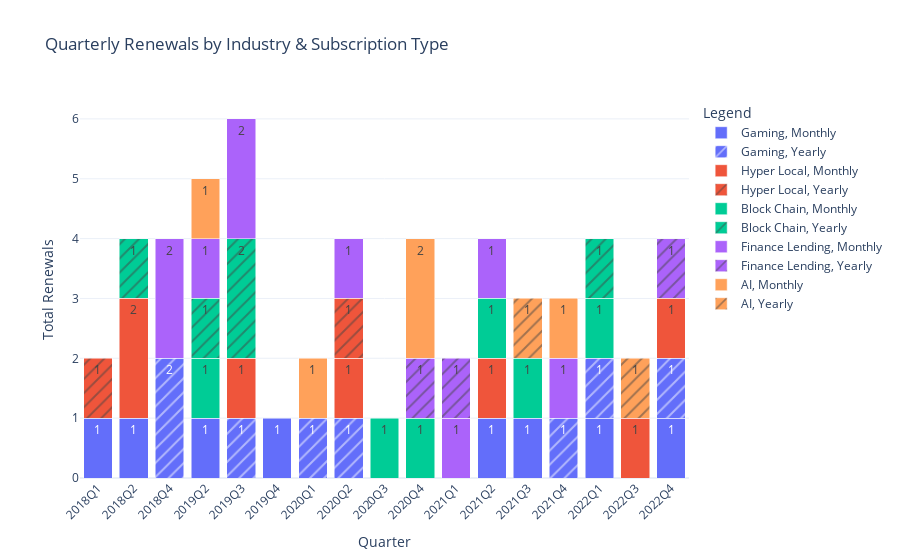

The notebook cell saved with this chart:
### Code cell
''' Again divided the years by 4 quarters associated industry, 
subscription type with the help of colors and shapes to show you a better understanding of which industry has which kinda subscriptions'''

# Convert start_date to datetime
subscription_data["start_date"] = pd.to_datetime(subscription_data["start_date"])

# Extract year and quarter, and convert to proper sorting format
subscription_data["quarter"] = subscription_data["start_date"].dt.to_period("Q")

# Merge subscription_data with industry_data
subscription_industry = subscription_data.merge(industry_data, on="client_id", how="left")

# Ensure 'renewed' is boolean
subscription_industry["renewed"] = subscription_industry["renewed"].astype(bool)

# Count renewals per quarter, industry, and subscription type
renewal_counts = subscription_industry[subscription_industry["renewed"]].groupby(
    ["quarter", "industry", "subscription_type"]
).size().reset_index(name="renewal_count")

# Sort by quarter (ensuring it's ordered chronologically)
renewal_counts = renewal_counts.sort_values(by="quarter")
renewal_counts["quarter"] = renewal_counts["quarter"].astype(str)  # Convert back for Plotly

# Stacked bar chart
fig = px.bar(
    renewal_counts,
    x="quarter",
    y="renewal_count",
    color="industry",
    barmode="stack",
    text_auto=True,
    pattern_shape="subscription_type",
    title="Quarterly Renewals by Industry & Subscription Type",
    labels={"renewal_count": "Number of Renewals", "quarter": "Quarter"},
)

# Improve layout
fig.update_layout(
    xaxis_tickangle=-45, 
    template="plotly_white",
    legend_title="Legend",
    yaxis=dict(title="Total Renewals"),
    xaxis=dict(categoryorder="array", categoryarray=sorted(renewal_counts["quarter"].unique()))
)

fig.show()
pio.write_html(fig, "Quarterly Renewals by Industry & Subscription Type.html")

### Figure 1 — Plotly figure (JSON) as saved in the notebook; plotly's stock layout.template omitted (floating-point values rounded to 4 significant figures)
{"data": [{"alignmentgroup": "True", "hovertemplate": "industry=Gaming<br>subscription_type=Monthly<br>Quarter=%{x}<br>Number of Renewals=%{y}<extra></extra>", "legendgroup": "Gaming, Monthly", "marker": {"color": "#636efa", "pattern": {"shape": ""}}, "name": "Gaming, Monthly", "offsetgroup": "Gaming, Monthly", "orientation": "v", "showlegend": true, "textposition": "auto", "texttemplate": "%{y}", "type": "bar", "x": ["2018Q1", "2018Q2", "2019Q2", "2019Q4", "2021Q2", "2021Q3", "2022Q1", "2022Q4"], "xaxis": "x", "y": [1, 1, 1, 1, 1, 1, 1, 1], "yaxis": "y"}, {"alignmentgroup": "True", "hovertemplate": "industry=Gaming<br>subscription_type=Yearly<br>Quarter=%{x}<br>Number of Renewals=%{y}<extra></extra>", "legendgroup": "Gaming, Yearly", "marker": {"color": "#636efa", "pattern": {"shape": "/"}}, "name": "Gaming, Yearly", "offsetgroup": "Gaming, Yearly", "orientation": "v", "showlegend": true, "textposition": "auto", "texttemplate": "%{y}", "type": "bar", "x": ["2018Q4", "2019Q3", "2020Q1", "2020Q2", "2021Q4", "2022Q1", "2022Q4"], "xaxis": "x", "y": [2, 1, 1, 1, 1, 1, 1], "yaxis": "y"}, {"alignmentgroup": "True", "hovertemplate": "industry=Hyper Local<br>subscription_type=Monthly<br>Quarter=%{x}<br>Number of Renewals=%{y}<extra></extra>", "legendgroup": "Hyper Local, Monthly", "marker": {"color": "#EF553B", "pattern": {"shape": ""}}, "name": "Hyper Local, Monthly", "offsetgroup": "Hyper Local, Monthly", "orientation": "v", "showlegend": true, "textposition": "auto", "texttemplate": "%{y}", "type": "bar", "x": ["2018Q2", "2019Q3", "2020Q2", "2021Q2", "2022Q3", "2022Q4"], "xaxis": "x", "y": [2, 1, 1, 1, 1, 1], "yaxis": "y"}, {"alignmentgroup": "True", "hovertemplate": "industry=Hyper Local<br>subscription_type=Yearly<br>Quarter=%{x}<br>Number of Renewals=%{y}<extra></extra>", "legendgroup": "Hyper Local, Yearly", "marker": {"color": "#EF553B", "pattern": {"shape": "/"}}, "name": "Hyper Local, Yearly", "offsetgroup": "Hyper Local, Yearly", "orientation": "v", "showlegend": true, "textposition": "auto", "texttemplate": "%{y}", "type": "bar", "x": ["2018Q1", "2020Q2"], "xaxis": "x", "y": [1, 1], "yaxis": "y"}, {"alignmentgroup": "True", "hovertemplate": "industry=Block Chain<br>subscription_type=Monthly<br>Quarter=%{x}<br>Number of Renewals=%{y}<extra></extra>", "legendgroup": "Block Chain, Monthly", "marker": {"color": "#00cc96", "pattern": {"shape": ""}}, "name": "Block Chain, Monthly", "offsetgroup": "Block Chain, Monthly", "orientation": "v", "showlegend": true, "textposition": "auto", "texttemplate": "%{y}", "type": "bar", "x": ["2019Q2", "2020Q3", "2020Q4", "2021Q2", "2021Q3", "2022Q1"], "xaxis": "x", "y": [1, 1, 1, 1, 1, 1], "yaxis": "y"}, {"alignmentgroup": "True", "hovertemplate": "industry=Block Chain<br>subscription_type=Yearly<br>Quarter=%{x}<br>Number of Renewals=%{y}<extra></extra>", "legendgroup": "Block Chain, Yearly", "marker": {"color": "#00cc96", "pattern": {"shape": "/"}}, "name": "Block Chain, Yearly", "offsetgroup": "Block Chain, Yearly", "orientation": "v", "showlegend": true, "textposition": "auto", "texttemplate": "%{y}", "type": "bar", "x": ["2018Q2", "2019Q2", "2019Q3", "2022Q1"], "xaxis": "x", "y": [1, 1, 2, 1], "yaxis": "y"}, {"alignmentgroup": "True", "hovertemplate": "industry=Finance Lending<br>subscription_type=Monthly<br>Quarter=%{x}<br>Number of Renewals=%{y}<extra></extra>", "legendgroup": "Finance Lending, Monthly", "marker": {"color": "#ab63fa", "pattern": {"shape": ""}}, "name": "Finance Lending, Monthly", "offsetgroup": "Finance Lending, Monthly", "orientation": "v", "showlegend": true, "textposition": "auto", "texttemplate": "%{y}", "type": "bar", "x": ["2018Q4", "2019Q2", "2019Q3", "2020Q2", "2021Q1", "2021Q2", "2021Q4"], "xaxis": "x", "y": [2, 1, 2, 1, 1, 1, 1], "yaxis": "y"}, {"alignmentgroup": "True", "hovertemplate": "industry=Finance Lending<br>subscription_type=Yearly<br>Quarter=%{x}<br>Number of Renewals=%{y}<extra></extra>", "legendgroup": "Finance Lending, Yearly", "marker": {"color": "#ab63fa", "pattern": {"shape": "/"}}, "name": "Finance Lending, Yearly", "offsetgroup": "Finance Lending, Yearly", "orientation": "v", "showlegend": true, "textposition": "auto", "texttemplate": "%{y}", "type": "bar", "x": ["2020Q4", "2021Q1", "2022Q4"], "xaxis": "x", "y": [1, 1, 1], "yaxis": "y"}, {"alignmentgroup": "True", "hovertemplate": "industry=AI<br>subscription_type=Monthly<br>Quarter=%{x}<br>Number of Renewals=%{y}<extra></extra>", "legendgroup": "AI, Monthly", "marker": {"color": "#FFA15A", "pattern": {"shape": ""}}, "name": "AI, Monthly", "offsetgroup": "AI, Monthly", "orientation": "v", "showlegend": true, "textposition": "auto", "texttemplate": "%{y}", "type": "bar", "x": ["2019Q2", "2020Q1", "2020Q4", "2021Q4"], "xaxis": "x", "y": [1, 1, 2, 1], "yaxis": "y"}, {"alignmentgroup": "True", "hovertemplate": "industry=AI<br>subscription_type=Yearly<br>Quarter=%{x}<br>Number of Renewals=%{y}<extra></extra>", "legendgroup": "AI, Yearly", "marker": {"color": "#FFA15A", "pattern": {"shape": "/"}}, "name": "AI, Yearly", "offsetgroup": "AI, Yearly", "orientation": "v", "showlegend": true, "textposition": "auto", "texttemplate": "%{y}", "type": "bar", "x": ["2021Q3", "2022Q3"], "xaxis": "x", "y": [1, 1], "yaxis": "y"}], "layout": {"barmode": "stack", "legend": {"title": {"text": "Legend"}, "tracegroupgap": 0}, "title": {"text": "Quarterly Renewals by Industry & Subscription Type"}, "xaxis": {"anchor": "y", "categoryarray": ["2018Q1", "2018Q2", "2018Q4", "2019Q2", "2019Q3", "2019Q4", "2020Q1", "2020Q2", "2020Q3", "2020Q4", "2021Q1", "2021Q2", "2021Q3", "2021Q4", "2022Q1", "2022Q3", "2022Q4"], "categoryorder": "array", "domain": [0, 1], "tickangle": -45, "title": {"text": "Quarter"}}, "yaxis": {"anchor": "x", "domain": [0, 1], "title": {"text": "Total Renewals"}}}}
